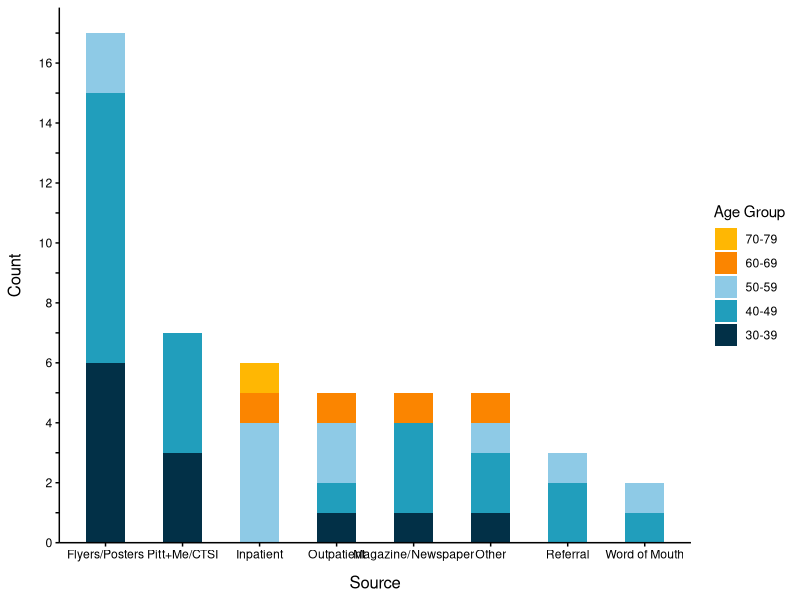
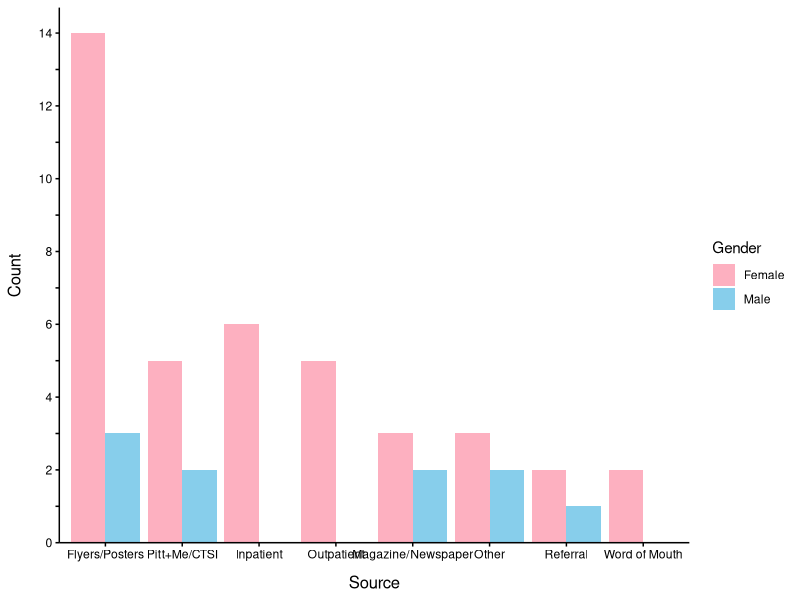
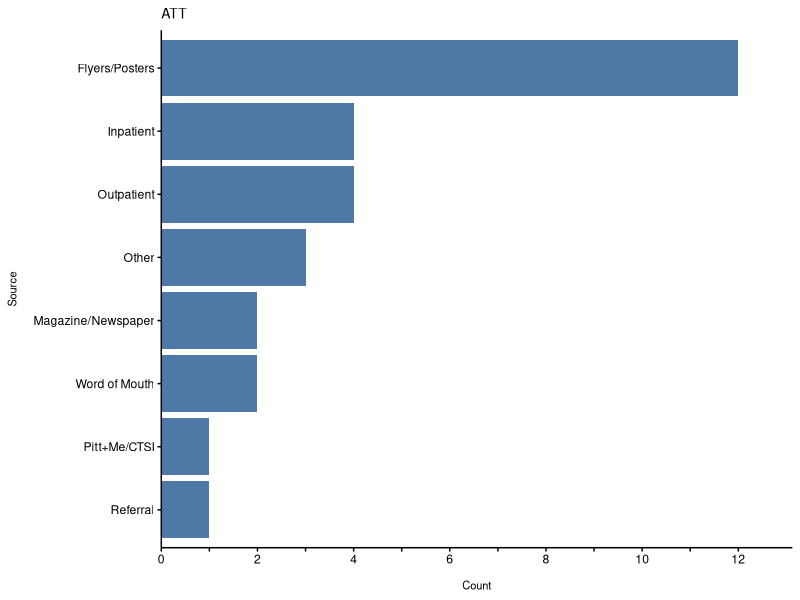
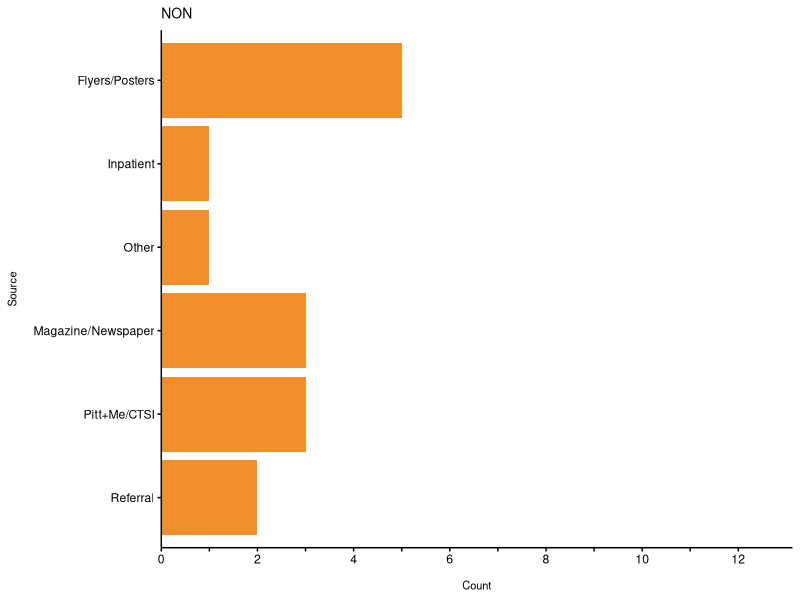
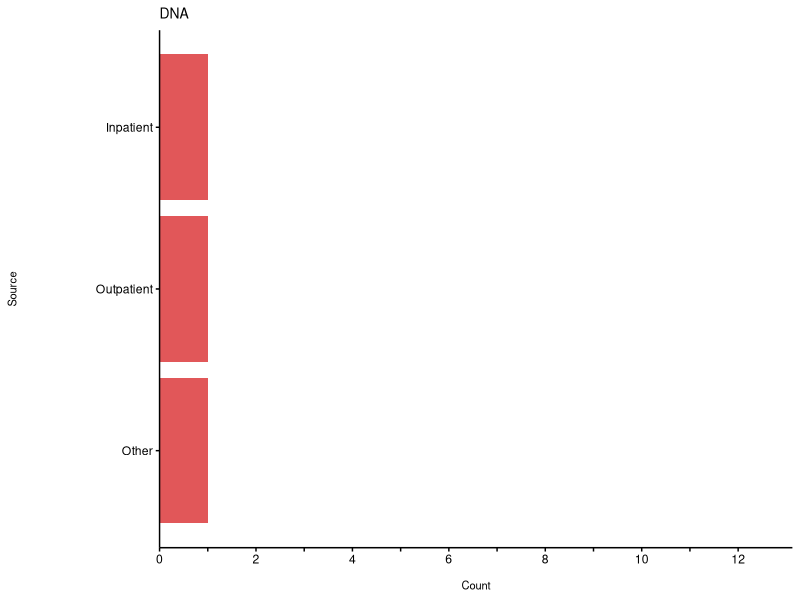
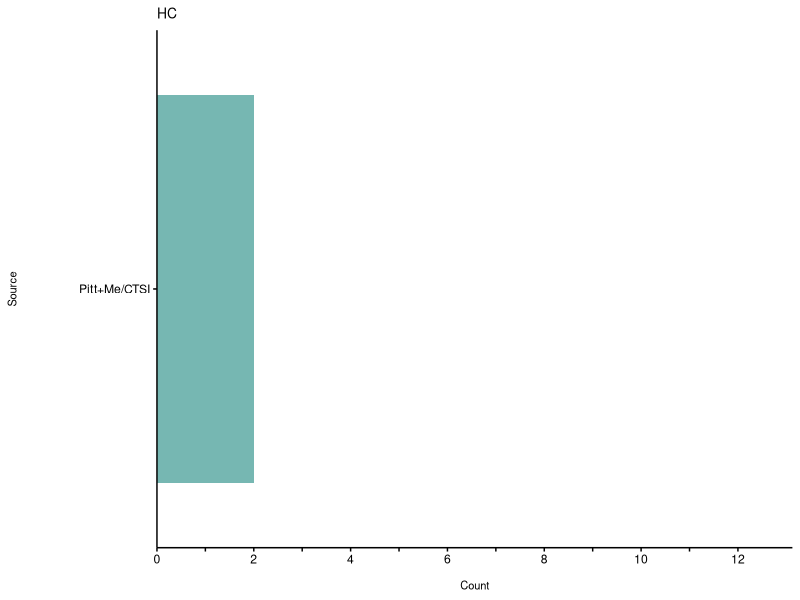
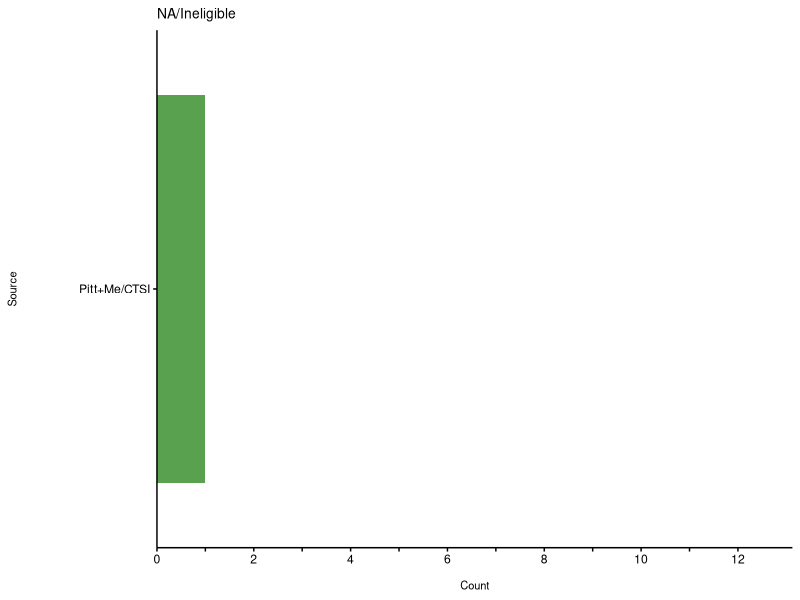

Here is the R script that generated these plots, in order:
## ---- chunk 1
library(ggplot2)
library(dplyr)
plot_data <- read.csv("plot_data.csv")
plot_data$RecruitSource <- factor(plot_data$RecruitSource, 
    levels = c("Flyers/Posters", "Pitt+Me/CTSI", "Inpatient", "Outpatient", "Magazine/Newspaper", "Other", "Referral", "Word of Mouth"))
age_colors <- c("#ffb703", "#fb8500", "#8ecae6", "#219ebc", "#023047")
plot_data$Age_Group <- factor(plot_data$Age_Group, 
    levels = c("70-79", "60-69", "50-59", "40-49", "30-39"))

base_plot <- ggplot(plot_data) +
  theme_minimal() +
  theme(
    panel.grid = element_blank(),
    axis.title.x = element_text(margin = margin(t = 10), size = 12),
    axis.title.y = element_text(margin = margin(r = 10), size = 12),
    axis.line = element_line(color = "black"),
    axis.text = element_text(color = "black"),
    axis.ticks = element_line(color = "black")
  )

age_plot <- base_plot +
  aes(x = RecruitSource, fill = Age_Group) +
  geom_bar(width = 0.5) +
  scale_fill_manual(values = age_colors) +
  scale_y_continuous(limits = c(0,17),
                     breaks = seq(0, 18, by = 1),
                     labels = function(x) ifelse(x %% 2 == 0, x, ""),
                     expand = expansion(mult = c(0, 0.05))
                     ) +
  labs(
    x = "Source",
    y = "Count",
    fill = "Age Group")


gender_plot <- base_plot+
  aes(x = RecruitSource, fill = Gender) +
  geom_bar(position = position_dodge(preserve = 'single', width = 0.9)) +
  scale_y_continuous(limits = c(0,14),
                     breaks = seq(0, 14, by = 1),
                     labels = function(x) ifelse(x %% 2 == 0, x, ""),
                     expand = expansion(mult = c(0, 0.05))
                     ) +
  scale_fill_manual(values = c("Female" = "#fdb0c0", "Male" = "#87ceeb")) +
  labs(
    x = "Source",
    y = "Count",
    fill = "Gender")


group_plot_data <- as.data.frame(table(plot_data$RecruitSource, plot_data$Group))
colnames(group_plot_data) <- c("RecruitSource", "Group", "Count")
group_plot_data <- group_plot_data %>%
  filter(Count > 0)
group_plot_data$RecruitSource <- factor(group_plot_data$RecruitSource, 
                             levels = c("Referral", "Pitt+Me/CTSI", "Word of Mouth", "Magazine/Newspaper", "Other", "Outpatient", "Inpatient", "Flyers/Posters"))
group_plot_data$Group <- factor(group_plot_data$Group, 
                         levels = c("ATT", "NON", "DNA", "HC", "NA/Ineligible"))

group_colors <- list(
  ATT = "#4E79A7",
  NON = "#F28E2B",
  DNA = "#E15759",
  HC = "#76B7B2",
  `NA/Ineligible` = "#59A14F"
)
make_group_plot <- function(group_name, y_margin = 10){
  ggplot(group_plot_data %>% filter(Group == group_name)) +
    geom_bar(aes(x=RecruitSource, y=Count), stat="identity", fill=group_colors[[group_name]]) +
    coord_flip() +
    scale_y_continuous(
                       limits = c(0, 12.5),
                       breaks = seq(0, 12, by=1),
                       labels = function(x) ifelse(x %% 2 == 0, x, ""),
                       expand = expansion(mult = c(0, 0.05))
                       ) +
  theme_minimal() +
  theme(
    legend.position = "none",
    panel.grid = element_blank(),
    axis.title.x = element_text(margin = margin(t = 10), size = 8),
    axis.title.y = element_text(margin = margin(r = y_margin), size = 8),
    axis.line = element_line(color = "black"),
    axis.text = element_text(color = "black"),
    axis.ticks = element_line(color = "black"),
    plot.title = element_text(size = 10)
  ) +
  xlab("Source") +
  ylab("Count") +
  ggtitle(group_name)
}

ATT_plot <- make_group_plot("ATT")
NON_plot <- make_group_plot("NON")
DNA_plot <- make_group_plot("DNA", 55)
HC_plot <- make_group_plot("HC", 43)
NA_plot <- make_group_plot("NA/Ineligible", 43)
## ---- chunk 2
age_plot
## ---- chunk 3
gender_plot
## ---- chunk 4
ATT_plot
## ---- chunk 5
NON_plot
## ---- chunk 6
DNA_plot
## ---- chunk 7
HC_plot
## ---- chunk 8
NA_plot
